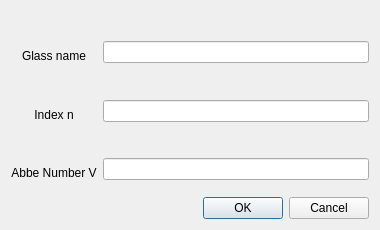
<?xml version="1.0" encoding="UTF-8"?>
<ui version="4.0">
 <class>nkDialog</class>
 <widget class="QDialog" name="nkDialog">
  <property name="geometry">
   <rect>
    <x>0</x>
    <y>0</y>
    <width>380</width>
    <height>230</height>
   </rect>
  </property>
  <property name="windowTitle">
   <string>Dialog</string>
  </property>
  <layout class="QGridLayout" name="gridLayout">
   <item row="0" column="0">
    <layout class="QHBoxLayout" name="horizontalLayout">
     <item>
      <layout class="QVBoxLayout" name="verticalLayout">
       <item>
        <spacer name="verticalSpacer">
         <property name="orientation">
          <enum>Qt::Vertical</enum>
         </property>
         <property name="sizeHint" stdset="0">
          <size>
           <width>20</width>
           <height>40</height>
          </size>
         </property>
        </spacer>
       </item>
       <item>
        <widget class="QLabel" name="label">
         <property name="text">
          <string>Glass name</string>
         </property>
         <property name="alignment">
          <set>Qt::AlignCenter</set>
         </property>
        </widget>
       </item>
       <item>
        <spacer name="verticalSpacer_2">
         <property name="orientation">
          <enum>Qt::Vertical</enum>
         </property>
         <property name="sizeHint" stdset="0">
          <size>
           <width>20</width>
           <height>40</height>
          </size>
         </property>
        </spacer>
       </item>
       <item>
        <widget class="QLabel" name="label2">
         <property name="text">
          <string>Index n</string>
         </property>
         <property name="alignment">
          <set>Qt::AlignCenter</set>
         </property>
        </widget>
       </item>
       <item>
        <spacer name="verticalSpacer_3">
         <property name="orientation">
          <enum>Qt::Vertical</enum>
         </property>
         <property name="sizeHint" stdset="0">
          <size>
           <width>20</width>
           <height>40</height>
          </size>
         </property>
        </spacer>
       </item>
       <item>
        <widget class="QLabel" name="label3">
         <property name="text">
          <string>Abbe Number V</string>
         </property>
         <property name="alignment">
          <set>Qt::AlignCenter</set>
         </property>
        </widget>
       </item>
      </layout>
     </item>
     <item>
      <layout class="QVBoxLayout" name="verticalLayout_2">
       <item>
        <spacer name="verticalSpacer_4">
         <property name="orientation">
          <enum>Qt::Vertical</enum>
         </property>
         <property name="sizeHint" stdset="0">
          <size>
           <width>20</width>
           <height>40</height>
          </size>
         </property>
        </spacer>
       </item>
       <item>
        <widget class="QLineEdit" name="lineEdit">
         <property name="text">
          <string/>
         </property>
        </widget>
       </item>
       <item>
        <spacer name="verticalSpacer_5">
         <property name="orientation">
          <enum>Qt::Vertical</enum>
         </property>
         <property name="sizeHint" stdset="0">
          <size>
           <width>20</width>
           <height>40</height>
          </size>
         </property>
        </spacer>
       </item>
       <item>
        <widget class="QLineEdit" name="lineEdit_2">
         <property name="text">
          <string/>
         </property>
        </widget>
       </item>
       <item>
        <spacer name="verticalSpacer_6">
         <property name="orientation">
          <enum>Qt::Vertical</enum>
         </property>
         <property name="sizeHint" stdset="0">
          <size>
           <width>20</width>
           <height>40</height>
          </size>
         </property>
        </spacer>
       </item>
       <item>
        <widget class="QLineEdit" name="lineEdit_3">
         <property name="text">
          <string/>
         </property>
        </widget>
       </item>
      </layout>
     </item>
    </layout>
   </item>
   <item row="1" column="0">
    <spacer name="verticalSpacer_7">
     <property name="orientation">
      <enum>Qt::Vertical</enum>
     </property>
     <property name="sizeHint" stdset="0">
      <size>
       <width>20</width>
       <height>40</height>
      </size>
     </property>
    </spacer>
   </item>
   <item row="2" column="0">
    <widget class="QDialogButtonBox" name="buttonBox">
     <property name="orientation">
      <enum>Qt::Horizontal</enum>
     </property>
     <property name="standardButtons">
      <set>QDialogButtonBox::Cancel|QDialogButtonBox::Ok</set>
     </property>
    </widget>
   </item>
  </layout>
 </widget>
 <resources/>
 <connections>
  <connection>
   <sender>buttonBox</sender>
   <signal>rejected()</signal>
   <receiver>nkDialog</receiver>
   <slot>reject()</slot>
   <hints>
    <hint type="sourcelabel">
     <x>170</x>
     <y>205</y>
    </hint>
    <hint type="destinationlabel">
     <x>189</x>
     <y>119</y>
    </hint>
   </hints>
  </connection>
  <connection>
   <sender>buttonBox</sender>
   <signal>accepted()</signal>
   <receiver>nkDialog</receiver>
   <slot>accept()</slot>
   <hints>
    <hint type="sourcelabel">
     <x>170</x>
     <y>205</y>
    </hint>
    <hint type="destinationlabel">
     <x>189</x>
     <y>119</y>
    </hint>
   </hints>
  </connection>
 </connections>
</ui>
